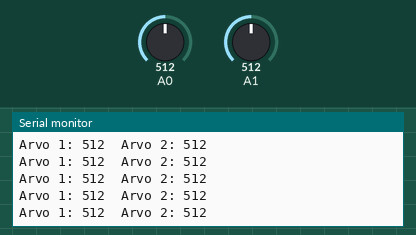
A sketch run on a simulated Arduino Uno, built with avr-gcc and run on an emulated ATmega328P. Parts: the last lines printed to the serial monitor. The inputs (shaded band) are chosen by the test bench; at power-on: A0 = 512, A1 = 512.

Above: at 5.7 s.
5.8 s: A0 set to 989
At 6.6 s:
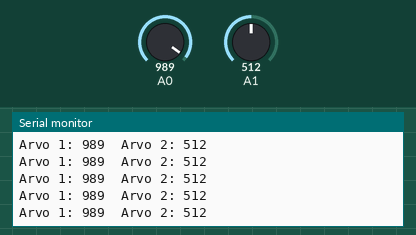
8.8 s: A0 set to 1011
At 9.7 s:
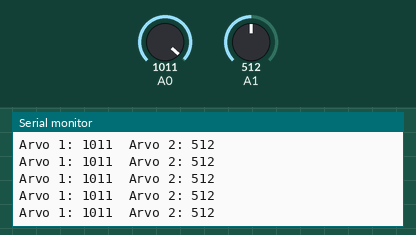
11.8 s: A1 set to 984
At 12.9 s:
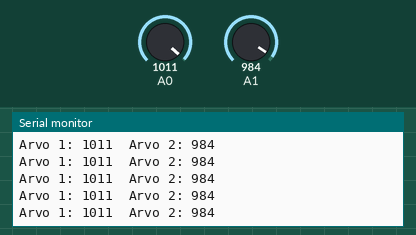
14.8 s: A1 set to 1011
At 15.8 s:
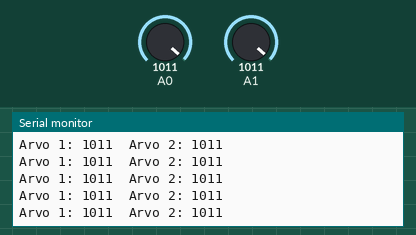
Timing chart, 0 to 17.3 s (numbered marks = the images above; inputs shaded):
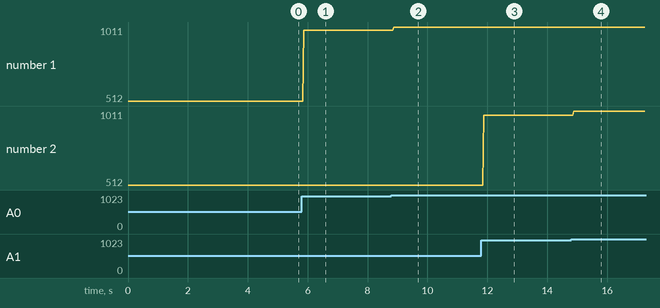

Measured:
- after the input at 5.8 s, the serial monitor: prints a new line after 0.07 s (image 1)
- after the input at 8.8 s, the serial monitor: prints a new line after 0.07 s (image 2)
- after the input at 11.8 s, the serial monitor: prints a new line after 0.07 s (image 3)
- after the input at 14.8 s, the serial monitor: prints a new line after 0.08 s (image 4)
- plotted number 1: 512 → 989 after the input at 5.8 s, 989 → 1011 after the input at 8.8 s
- plotted number 2: 512 → 984 after the input at 11.8 s

The sketch:

labra_2_2.ino
```cpp
// Muuttujat
int analogValue1;
int analogValue2;
float voltage;
float voltage1;
float voltage2;
float resistance;

void setup(){

  // Pinnit
  pinMode(A0,INPUT);
  pinMode(A1,INPUT);
  Serial.begin(9600);

  cli();

  TCCR0A = 0;// set entire TCCR2A register to 0
  TCCR0B = 0;// same for TCCR2B
  TCNT0  = 0;//initialize counter value to 0
  OCR0A = 124;// = (16*10^6) / (2000*64) - 1 (must be <256)
  TCCR0A |= (1 << WGM01);
  TCCR0B |= (1 << CS01) | (1 << CS00);
  TIMSK0 |= (1 << OCIE0A);

  sei();

}

ISR(TIMER0_COMPA_vect){
  analogValue1 = analogRead(A0);
  analogValue2 = analogRead(A1);
  Serial.print("Arvo 1: ");
  Serial.print(analogValue1);
  Serial.print("  Arvo 2: ");
  Serial.println(analogValue2);
}


void loop(){
  //do other things here
}
```
